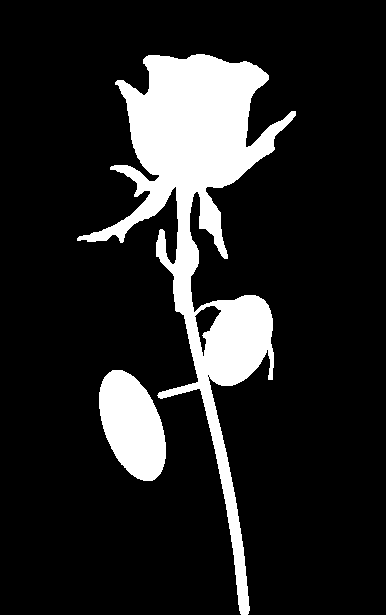
#> input picture personal-video/assets/rose_silhouette.png, 386 x 615 px
$ python -i anim_stowaway.py   (imports and definitions only)
#> lines starting #> are read from the running program, lines starting #| are printed output that depends on the picture; after the words box and inside, x2 and y2 are one past the last pixel; in counts of white or black regions, pixels touching at a corner belong together
"""Animated "stowaway": he peeks out of the pink trunk, looks around, ducks. Loops.

usage: python anim_stowaway.py <venice_dir> <masks_dir> <out.mp4>
"""
import os
import subprocess
import sys
import wave

import cv2
import numpy as np
from PIL import Image, ImageDraw

# [1 line that did not run here, left out]
W, H, FPS, DUR = 1080, 1350, 30, 7.0
N = int(FPS * DUR)
rng = np.random.default_rng(8)
PINK = np.array([255, 46, 147], np.float32) / 255
PAPER = np.array([0xEE, 0xE9, 0xDF], np.float32) / 255


def load(n):
    return np.asarray(Image.open(os.path.join(SRC, n + ".jpg")).convert("RGB")).astype(np.float32) / 255


def lum(x):
    return x @ np.array([0.3, 0.55, 0.15], np.float32)


def xerox(x, k=6.0, mid=0.4):
    return np.interp(1 / (1 + np.exp(-(lum(x) - mid) * k)), [0, 1], [0.06, 0.96])


def pinkify(x):
    return np.clip(PINK * np.clip(0.5 + lum(x) * 1.6, 0, 1.25)[..., None], 0, 1)


def dirt(seed):
    """One frame of photocopier dust and grain (cycled for a boiling texture)."""
#> called with seed = 0
    r = np.random.default_rng(seed)
    layer = Image.new("L", (W, H), 0)
#> layer: PIL image 1080x1350 L; every value is 0
    d = ImageDraw.Draw(layer)
    for _ in range(650):
        cx, cy, rad = r.uniform(0, W), r.uniform(0, H), r.uniform(0.4, 1.8)
        d.ellipse([cx - rad, cy - rad, cx + rad, cy + rad], fill=int(r.uniform(90, 255)))
    for _ in range(4):
        cx = r.uniform(0, W)
        d.line([(cx, 0), (cx + r.uniform(-8, 8), H)], fill=int(r.uniform(25, 60)), width=1)
#> this loop made 4 passes
#> cx on passes 1 to 4: 797.4, 470.6, 380.1, 932.7
    s = np.asarray(layer, np.float32)[..., None] / 255
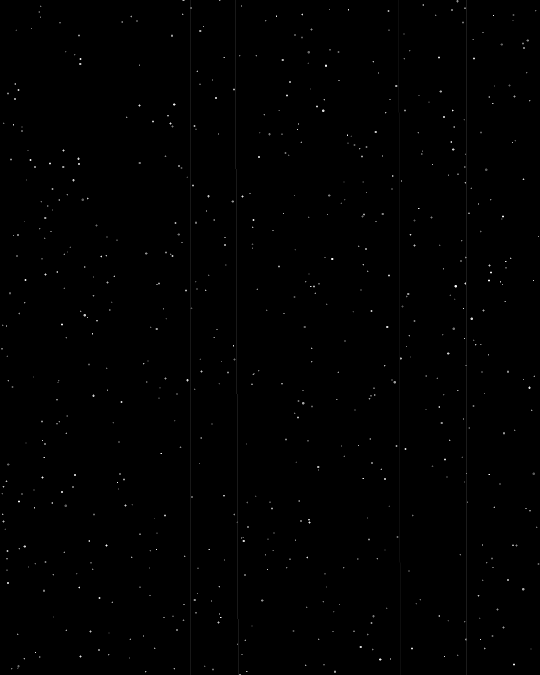
#> s: shape (1350, 1080, 1) float32 (shown at 1/2 size); min 0, max 0.996, mean 0.003
    g = cv2.resize(r.standard_normal((int(H / 1.4), int(W / 1.4))).astype(np.float32), (W, H))[..., None]
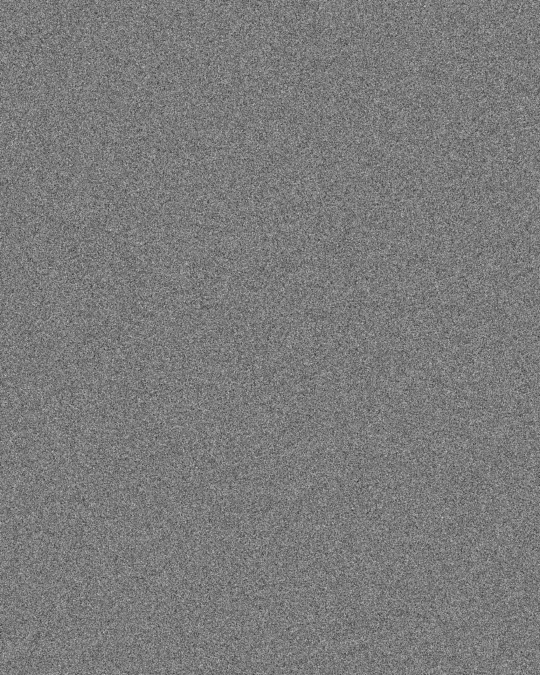
#> g: shape (1350, 1080, 1) float32 (shown at 1/2 size); min -3.71, max 3.97, mean 0.00113; drawn with min black and max white
    return s, g


# ---------------------------------------------------------------- static layers
# [1 line not run here, left out]
# [1 line that did not run here, left out]
# [1 line that did not run here, left out]
# [1 line that did not run here, left out]
# [1 line that did not run here, left out]
# [1 line that did not run here, left out]
# [1 line that did not run here, left out]
# [1 line that did not run here, left out]
# [1 line that did not run here, left out]
# [1 line that did not run here, left out]
# [1 line that did not run here, left out]
# [1 line that did not run here, left out]
# [1 line that did not run here, left out]
# [1 line that did not run here, left out]
# [1 line that did not run here, left out]

# [2 lines not run here, left out]
# [1 line that did not run here, left out]
# [1 line that did not run here, left out]
# [1 line that did not run here, left out]
# [1 line that did not run here, left out]
# [1 line that did not run here, left out]
# [1 line that did not run here, left out]
PAD = 120
# [1 line that did not run here, left out]
# [1 line that did not run here, left out]
# [1 line that did not run here, left out]
# [1 line that did not run here, left out]
# [1 line that did not run here, left out]
DIRT = [dirt(i) for i in range(3)]
#> call 2 of dirt, with seed = 1
#> the loop in dirt (call 2), `for _ in range(650):` made 650 passes
#> (cx, cy, rad) on passes 1 to 3: (552.8, 1283.1, 0.602), (336.8, 571.5, 1.56), (593.6, 37.2, 1.45)
#> the loop in dirt (call 2), `for _ in range(4):` made 4 passes
#> cx on passes 1 to 4: 528.7, 592.7, 92.76, 363.1
#> in dirt (call 2), `s = np.asarray(layer, np.float32)[..., None] / 255`:
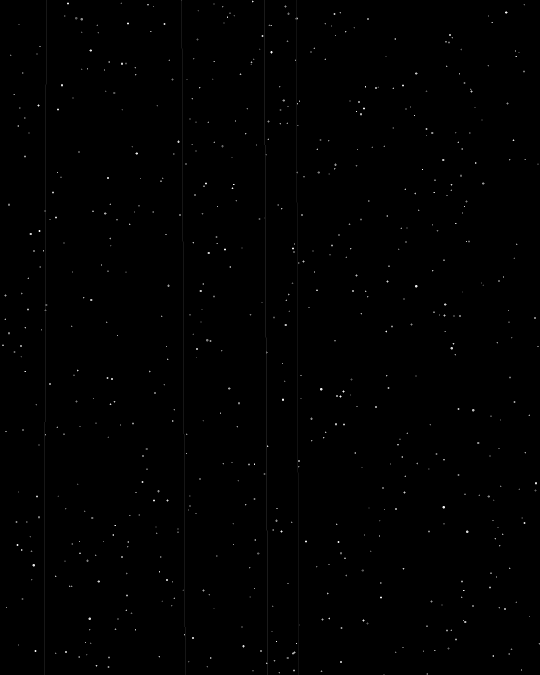
#> s: shape (1350, 1080, 1) float32 (shown at 1/2 size); min 0, max 0.996, mean 0.00299
#> in dirt (call 2), `g = cv2.resize(r.standard_normal((int(H / 1.4), int(W / 1.4))).astype(..`:
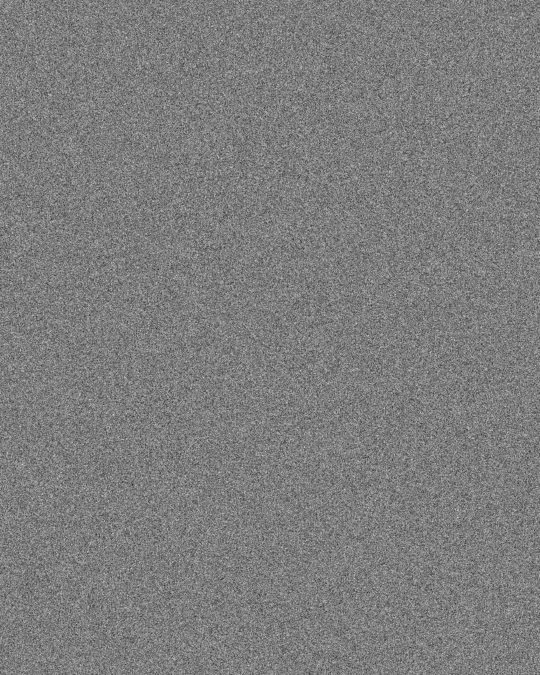
#> g: shape (1350, 1080, 1) float32 (shown at 1/2 size); min -3.6, max 3.72, mean -0.00132; drawn with min black and max white
#> call 3 of dirt, with seed = 2
#> the loop in dirt (call 3), `for _ in range(650):` made 650 passes
#> (cx, cy, rad) on passes 1 to 3: (282.5, 403, 1.54), (648.1, 983.6, 0.663), (297, 887.5, 1.19)
#> the loop in dirt (call 3), `for _ in range(4):` made 4 passes
#> cx on passes 1 to 4: 319.1, 487.2, 920.8, 526.3
#> in dirt (call 3), `g = cv2.resize(r.standard_normal((int(H / 1.4), int(W / 1.4))).astype(..`:
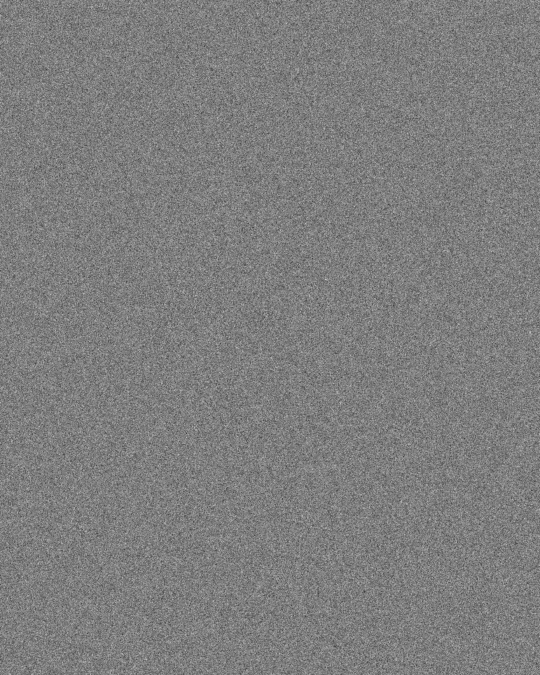
#> g: shape (1350, 1080, 1) float32 (shown at 1/2 size); min -4.46, max 4.56, mean 0.00139; drawn with min black and max white
#> DIRT = 3 items


def ease_out_back(t):
    c = 1.9
    return 1 + (c + 1) * (t - 1) ** 3 + c * (t - 1) ** 2


def ease_in(t):
    return t * t


def pose(t):
    """(head top y, rotation deg, x offset) at time t (seconds)."""
    def rise(a, b):
        return HIDE + (PEEK - HIDE) * ease_out_back(np.clip((t - a) / (b - a), 0, 1))

    def duck(a, b, y):
        return y + (HIDE - y) * ease_in(np.clip((t - a) / (b - a), 0, 1))

    if t < 1.0:
        return HIDE, 0, 0
    if t < 3.0:                       # peek, look left, look right
        y = rise(1.0, 1.45)
        rot = 0
        if t > 1.7:
            rot = 7 * np.sin(np.clip((t - 1.7) / 1.0, 0, 1) * 2 * np.pi)
        return duck(2.75, 2.95, y), rot, 0
    if t < 3.6:
        return HIDE, 0, 0
    if t < 6.6:                       # second peek, slower, suspicious tilt
        y = HIDE + (PEEK + 30 - HIDE) * ease_out_back(np.clip((t - 3.6) / 0.6, 0, 1))
        rot = -9 * np.clip((t - 4.3) / 0.4, 0, 1)
        return duck(6.2, 6.4, y), rot, 0
    return HIDE, 0, 0


def frame(i):
    t = i / FPS
    y, rot, dx = pose(t)
    M = cv2.getRotationMatrix2D((PAD + fw / 2, PAD + fh), rot, 1)
    M[:, 2] += [FCX - PAD - fw / 2 + dx, y - PAD]
    lay = cv2.warpAffine(face, M, (W, H))
    al = cv2.warpAffine(fm, M, (W, H))
    al[TOP + 4:] = 0
    sh = np.roll(cv2.GaussianBlur(al, (0, 0), 10), 10, 1) * 0.4
    out = base * (1 - sh[..., None])
    out = out * (1 - al[..., None]) + lay * al[..., None]
    sp, g = DIRT[(i // 3) % 3]
    out = np.clip(out + g * 0.045, 0, 1) * (1 - sp * 0.7)
    return (out * 255).astype(np.uint8)


# ---------------------------------------------------------------- sound
SR = 44100
mix = np.zeros(int(SR * DUR))


def add(sig, at, gain):
    i = int(at * SR)
    sig = sig[: len(mix) - i]
    mix[i:i + len(sig)] += sig * gain


def tt(d):
    return np.arange(int(d * SR)) / SR


def boing(d=0.35, f0=180, f1=520):
    t = tt(d)
    f = f0 + (f1 - f0) * (1 - np.exp(-t / 0.05)) + 30 * np.sin(2 * np.pi * 14 * t)
    return np.sin(2 * np.pi * np.cumsum(f) / SR) * np.exp(-t / 0.12)


def slide_down(d=0.25):
    t = tt(d)
    f = 700 * np.exp(-t / 0.08) + 120
    return np.sin(2 * np.pi * np.cumsum(f) / SR) * np.exp(-t / 0.1)


def thud():
    t = tt(0.25)
    return np.tanh(3 * np.sin(2 * np.pi * np.cumsum(60 + 80 * np.exp(-t / 0.02)) / SR)) * np.exp(-t / 0.07)


def tick():
    t = tt(0.04)
    return rng.standard_normal(len(t)) * np.exp(-t / 0.006)


# [12 lines not run here, left out]
# [1 line that did not run here, left out]
# [5 lines not run here, left out]

# ---------------------------------------------------------------- encode
# [3 lines that did not run here, left out]
# [6 lines not run here, left out]

>>> import cv2
>>> picture = cv2.imread('../assets/rose_silhouette.png')
#> picture is the input picture: shape (615, 386, 3); 14.7% white; 2 white regions, box (x1, y1, x2, y2) and area: (77, 54, 296, 615) 29636, (99, 370, 166, 481) 5236
>>> result = frame(picture)
#> (the run stopped early here; a loop or call above may not have finished)
